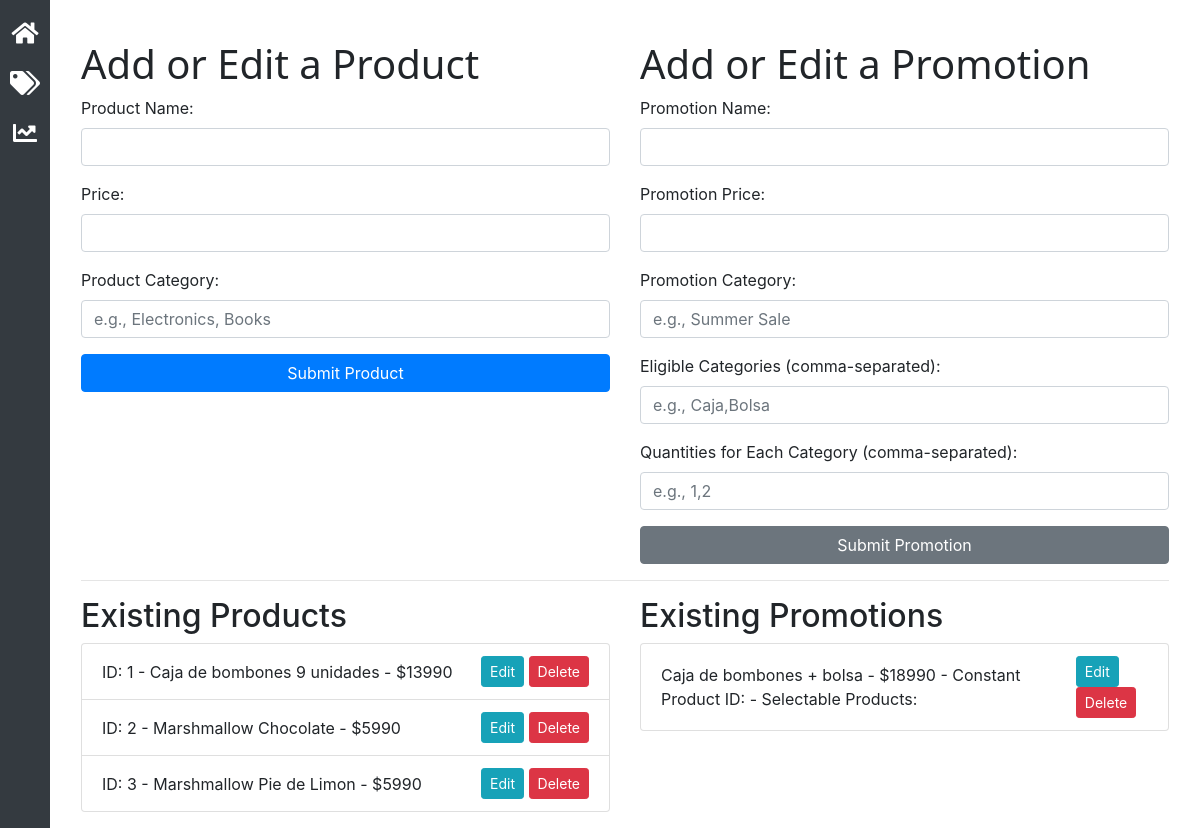
The page /products on the database as committed earlier.
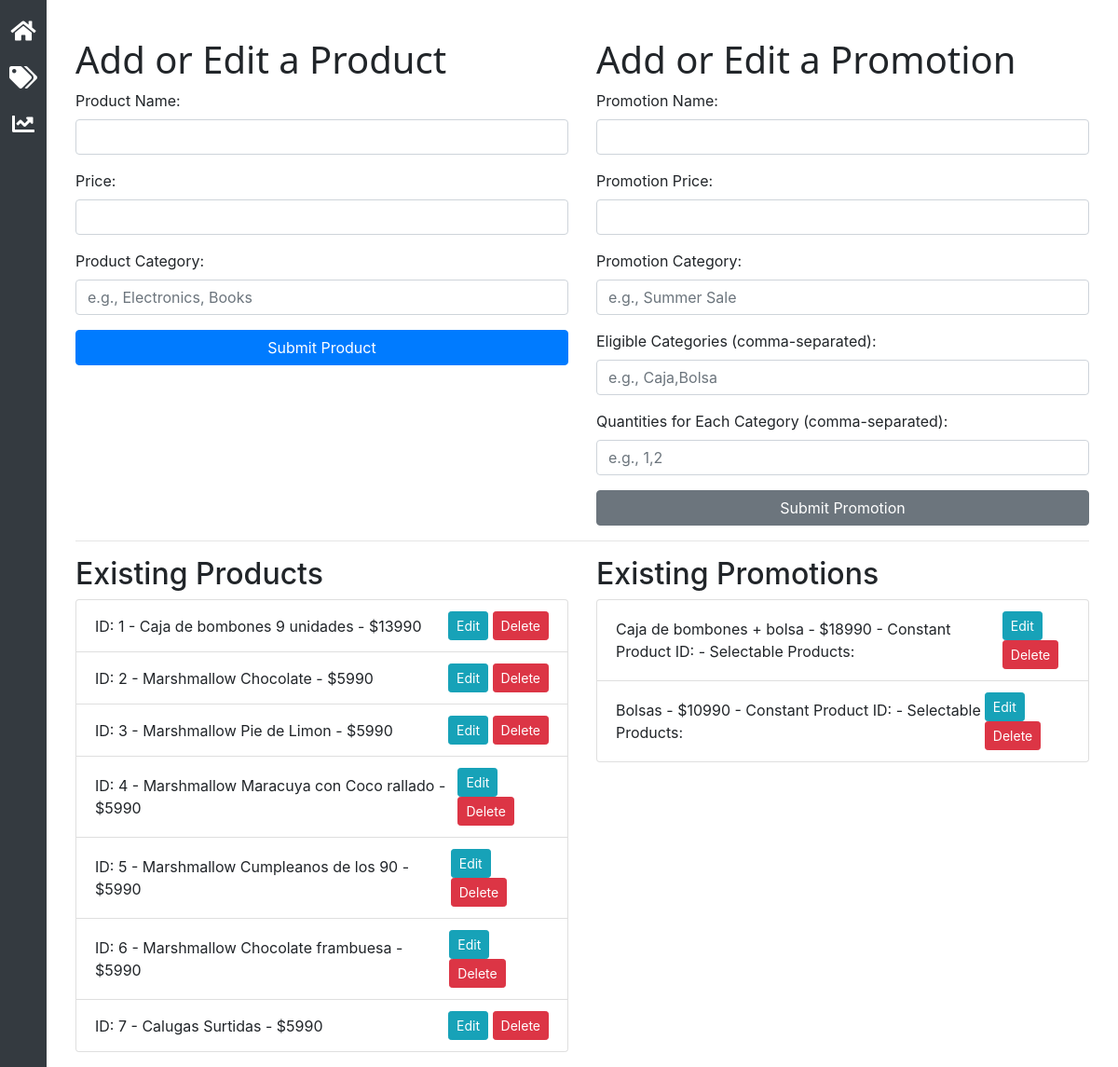
The same page on the database as committed later.
### Websv.py (models this page shows)
class Product(db.Model):
    id = db.Column(db.Integer, primary_key=True)
    name = db.Column(db.String(100), nullable=False)
    price = db.Column(db.Integer, nullable=False)
    product_category = db.Column(db.String(100), nullable=True)

class Promotion(db.Model):
    id = db.Column(db.Integer, primary_key=True)
    name = db.Column(db.String(100), nullable=False)
    price = db.Column(db.Integer, nullable=False)
    promotion_category = db.Column(db.String(100), nullable=True)
    eligible_category = db.Column(db.String(100), nullable=True)  # New field replacing constant_product_id and selectable_group_ids
    selectable_quantities = db.Column(db.String(100), nullable=False)  # Comma-separated string of quantities for IDs

### Websv.py (the view, shortened to what this page needs)
@app.route('/products', methods=['GET', 'POST'])
def add_or_edit_product():
    products = Product.query.all()
    promotions = Promotion.query.all()  # Make sure this is outside any conditional logic.
    return render_template('products.html', products=products, promotions=promotions)

### templates/products.html (shortened to what the changed rows need)
<!DOCTYPE html>
<html lang="en">
<head>
    <link rel="stylesheet" href="static/modern-ui-style.css">
    <link rel="stylesheet" href="https://stackpath.bootstrapcdn.com/bootstrap/4.3.1/css/bootstrap.min.css">
    <link rel="stylesheet" href="https://cdnjs.cloudflare.com/ajax/libs/font-awesome/5.15.1/css/all.min.css">
</head>
<body>
    <div class="content">
    <div class="container mt-4">
        <div class="row">
            <div class="col-md-6">
                <h1>Add or Edit a Product</h1>
            </div>
            <div class="col-md-6">
                <h1>Add or Edit a Promotion</h1>
            </div>
</div>
<div class="row">
    <div class="col-md-6">
        <h2>Existing Products</h2>
        <ul class="list-group">
            {% for product in products %}
            <li class="list-group-item d-flex justify-content-between align-items-center">
                ID: {{ product.id }} - {{ product.name }} - ${{ product.price }}
                <div>
                    <button class="btn btn-info btn-sm" onclick="editProduct('{{ product.id }}', '{{ product.name | escape }}', '{{ product.price }}', '{{ product.product_category | escape }}')">Edit</button>
                    <button class="btn btn-danger btn-sm" onclick="deleteProduct('{{ product.id }}')">Delete</button>
                </div>
            </li>
            {% endfor %}
        </ul>
    </div>
    <div class="col-md-6">
        <h2>Existing Promotions</h2>
        <ul class="list-group">
            {% for promotion in promotions %}
            <li class="list-group-item d-flex justify-content-between align-items-center">
                {{ promotion.name }} - ${{ promotion.price }} - Constant Product ID: {{ promotion.constant_product_id }} - Selectable Products: {{ promotion.selectable_product_ids }}
                <div>
                    <button class="btn btn-info btn-sm" onclick="editPromotion('{{ promotion.id }}', '{{ promotion.name }}', '{{ promotion.price }}', '{{ promotion.constant_product_id }}', '{{ promotion.selectable_product_ids }}', '{{ promotion.selectable_quantities }}')">Edit</button>
        <button class="btn btn-danger btn-sm" onclick="deletePromotion('{{ promotion.id }}')">Delete</button>
    </div>
</li>
            {% endfor %}
        </ul>
    </div>
</div>
</div>
</div>
</body>
</html>

Rows that differ between the two databases and show on the page:
added Product: id "4", name "Marshmallow Maracuya con Coco rallado", price "5990"
added Product: id "5", name "Marshmallow Cumpleanos de los 90", price "5990"
added Product: id "6", name "Marshmallow Chocolate frambuesa", price "5990"
added Product: id "7", name "Calugas Surtidas", price "5990"
added Promotion: name "Bolsas", price "10990"
